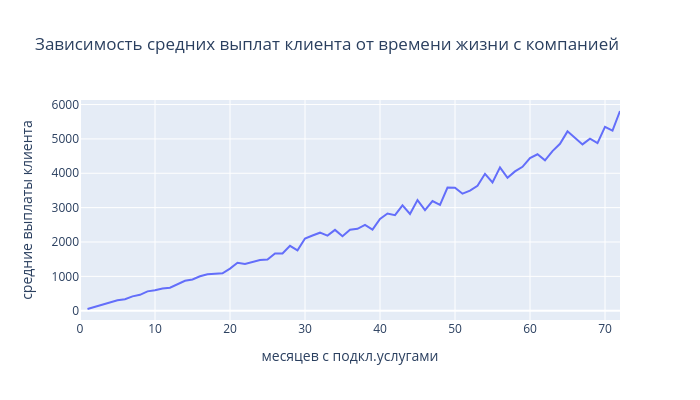

The notebook cell saved with this chart:
### Code cell
line = go.Scatter(x=df1['tenure'], y=df1['TotalCharges'], mode='lines')
fig = go.Figure(data=line)

fig.update_layout(
    autosize=False,
    width=700,
    height=400,
    title='Зависимость средних выплат клиента от времени жизни с компанией',
    xaxis_title='месяцев с подкл.услугами',
    yaxis_title='средние выплаты клиента'
)
fig.show()

### Figure 1 — Plotly figure (JSON) as saved in the notebook; plotly's stock layout.template omitted (floating-point values rounded to 4 significant figures)
{"data": [{"mode": "lines", "type": "scatter", "x": [0, 1, 2, 3, 4, 5, 6, 7, 8, 9, 10, 11, 12, 13, 14, 15, 16, 17, 18, 19, 20, 21, 22, 23, 24, 25, 26, 27, 28, 29, 30, 31, 32, 33, 34, 35, 36, 37, 38, 39, 40, 41, 42, 43, 44, 45, 46, 47, 48, 49, 50, 51, 52, 53, 54, 55, 56, 57, 58, 59, 60, 61, 62, 63, 64, 65, 66, 67, 68, 69, 70, 71, 72], "y": [null, 50.49, 114.3, 174.7, 230.5, 304.5, 336.2, 418.4, 462.8, 564.1, 593.7, 648.1, 671.8, 777.5, 873.0, 910.7, 1003.0, 1059.0, 1073.0, 1091.0, 1226.0, 1394.0, 1357.0, 1416.0, 1474.0, 1493.0, 1666.0, 1665.0, 1890.0, 1759.0, 2100.0, 2190.0, 2271.0, 2187.0, 2353.0, 2170.0, 2359.0, 2383.0, 2498.0, 2362.0, 2670.0, 2831.0, 2780.0, 3065.0, 2816.0, 3219.0, 2929.0, 3191.0, 3083.0, 3586.0, 3583.0, 3406.0, 3494.0, 3635.0, 3984.0, 3732.0, 4173.0, 3869.0, 4055.0, 4188.0, 4445.0, 4553.0, 4377.0, 4646.0, 4857.0, 5220.0, 5030.0, 4840.0, 5006.0, 4876.0, 5349.0, 5239.0, 5812.0]}], "layout": {"autosize": false, "height": 400, "title": {"text": "Зависимость средних выплат клиента от времени жизни с компанией"}, "width": 700, "xaxis": {"autorange": true, "range": [0, 72], "title": {"text": "месяцев с подкл.услугами"}, "type": "linear"}, "yaxis": {"autorange": true, "range": [-269.6, 6133.0], "title": {"text": "средние выплаты клиента"}, "type": "linear"}}}
